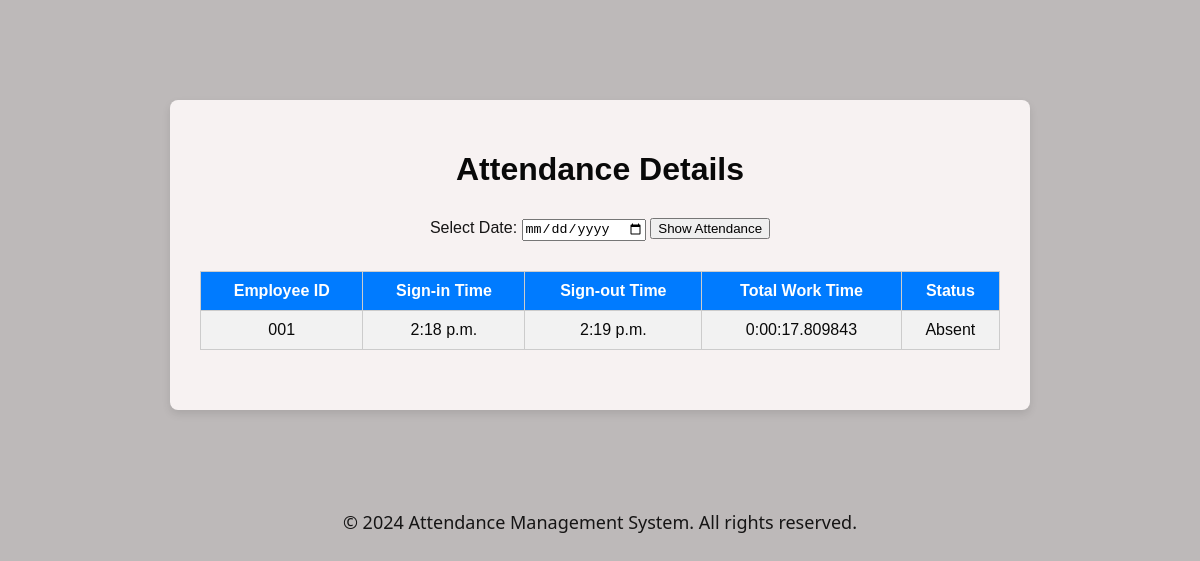
Screenshot of /attendance_details_emp with the database file from the repository.
### Smart/models.py (models this page shows, shortened)
class Attendance(models.Model):
    emp = models.ForeignKey(Employee, on_delete=models.CASCADE)
    date = models.DateField()
    signin_time = models.TimeField(null=True, blank=True)
    signout_time = models.TimeField(null=True, blank=True)
    total_work_time = models.DurationField(null=True, blank=True)
    status = models.CharField(max_length=10)
    def calculate_total_work_time(self):
        if isinstance(self.signin_time, time) and isinstance(self.signout_time, time):
            signin_datetime = datetime.combine(self.date, self.signin_time)
            signout_datetime = datetime.combine(self.date, self.signout_time)
            self.total_work_time = signout_datetime - signin_datetime
            self.save()

class Employee(models.Model):
    photo = models.ImageField()
    first_name = models.CharField(max_length=30)
    last_name = models.CharField(max_length=30)
    emp_name = models.CharField(max_length=70, blank=True)
    emp_id = models.CharField(max_length=20, unique=True)
    emp_email = models.EmailField(unique=True)
    gender = models.CharField(max_length=10)
    contact = models.CharField(max_length=15)
    address = models.TextField()
    department = models.CharField(max_length=50)
    designation = models.CharField(max_length=50)
    joining_date = models.DateField()

### Smart/views.py (the view)
# urls.py: path('attendance_details_emp', views.attendance_details_emp, name="attendance_details_emp")
def attendance_details_emp(request):
    if request.method == 'GET':
        selected_date = request.GET.get('date')
        if selected_date:
            attendance_records = Attendance.objects.filter(date=selected_date).order_by('emp')
        else:
            attendance_records = Attendance.objects.all().order_by('date', 'emp')
        for record in attendance_records:
            record.signin_time = get_time_from_string(record.signin_time) if record.signin_time else None
            record.signout_time = get_time_from_string(record.signout_time) if record.signout_time else None
            record.calculate_total_work_time()
            if record.signout_time is None or record.total_work_time is None or record.total_work_time < timedelta(hours=8):
                record.status = "Absent"
            else:
                record.status = "Present"
        return render(request, 'emp_attendance.html', {'attendance_records': attendance_records})
    return HttpResponseBadRequest("Invalid request method")

### Smart/views.py (called while the page is built)
def get_time_from_string(time_str):
    if not time_str:
        return None
    if isinstance(time_str, str):
        try:
            return datetime.strptime(time_str, '%I:%M %p').time()
        except ValueError:
            return None
    else:
        return time_str

### Templates/emp_attendance.html (shortened to what this page needs)
<!DOCTYPE html>
<html lang="en">
<head>
</head>
<body>
    <div class="container">
        <h1>Attendance Details</h1>
        <div class="employee-info">
            <form id="attendanceForm" method="GET" action="{% url 'attendance_details_emp' %}">
                <label for="date">Select Date:</label>
                <input type="date" id="date" name="date">
                <button type="submit">Show Attendance</button>
            </form>
        </div>
        <div class="attendance-details">
            <table>
                <thead>
                    <tr>
                        <th>Employee ID</th>
                        <th>Sign-in Time</th>
                        <th>Sign-out Time</th>
                        <th>Total Work Time</th>
                        <th>Status</th>
                    </tr>
                </thead>
                <tbody>
                    {% for record in attendance_records %}
                    <tr>
                        <td>{{ record.emp.emp_id }}</td>
                        <td>
                            {% if record.signin_time %}
                                {{ record.signin_time }}
                            {% else %}
                                None
                            {% endif %}
                        </td>
                        <td>
                            {% if record.signout_time %}
                                {{ record.signout_time }}
                            {% else %}
                                None
                            {% endif %}
                        </td>
                        <td>
                            {% if record.total_work_time %}
                                {{ record.total_work_time }}
                            {% else %}
                                None
                            {% endif %}
                        </td>
                        <td>
                            {% if record.status == "Absent" %}
                                Absent
                            {% else %}
                                Present
                            {% endif %}
                        </td>
                    </tr>
                    {% endfor %}
                </tbody>
            </table>
        </div>
    </div>
    <footer>
        &copy; 2024 Attendance Management System. All rights reserved.
    </footer>
</body>
</html>

### Templates/emp_attendance.html (style rules this page uses)
body { font-family: Arial, sans-serif; margin: 0; padding: 0; background-color: #bdb9b9; color: #161515; }
.container { max-width: 800px; margin: 100px auto; text-align: center; background-color: #f7f2f2; padding: 30px; border-radius: 8px; box-shadow: 0 4px 8px rgba(0, 0, 0, 0.1); }
h1 { color: #090909; margin-bottom: 30px; }
.employee-info, .attendance-details { margin-bottom: 30px; }
table { width: 100%; border-collapse: collapse; }
th, td { padding: 10px; border: 1px solid #ccc; }
th { background-color: #007bff; color: #fff; }
tr { color: #090909; background-color: #f2f2f2; }
footer { text-align: center; margin-top: 20px; font-family: 'Segoe UI', Tahoma, Geneva, Verdana, sans-serif; font-size: 18px; flex-shrink: 0; }

### rows the page displays
Attendance: emp.emp_id "001", signin_time "2:18 p.m.", signout_time "2:19 p.m.", total_work_time "0:00:17.809843", status "Absent"
